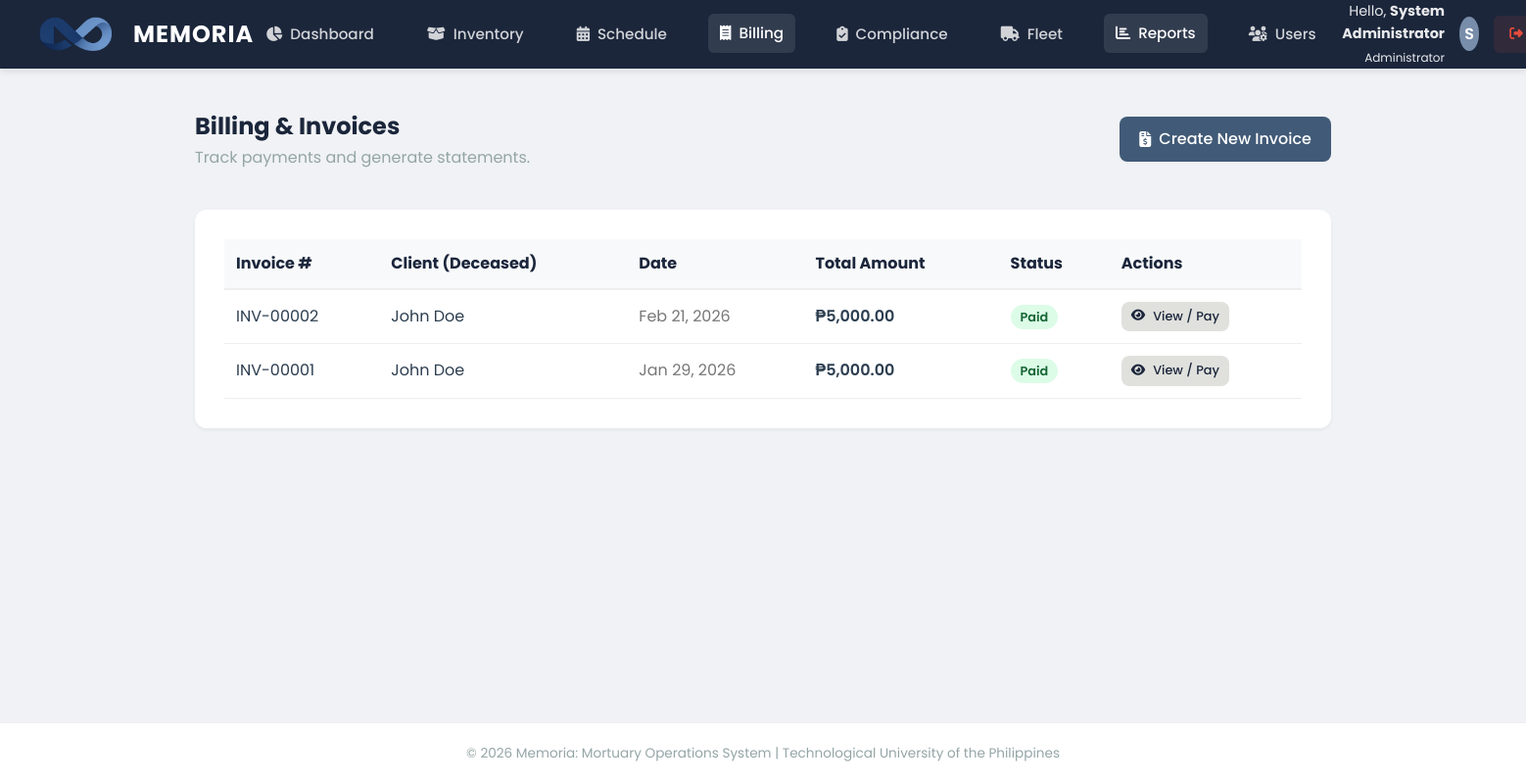
/modules/billing/reports.php (signed in), run on an earlier commit of the app's database.
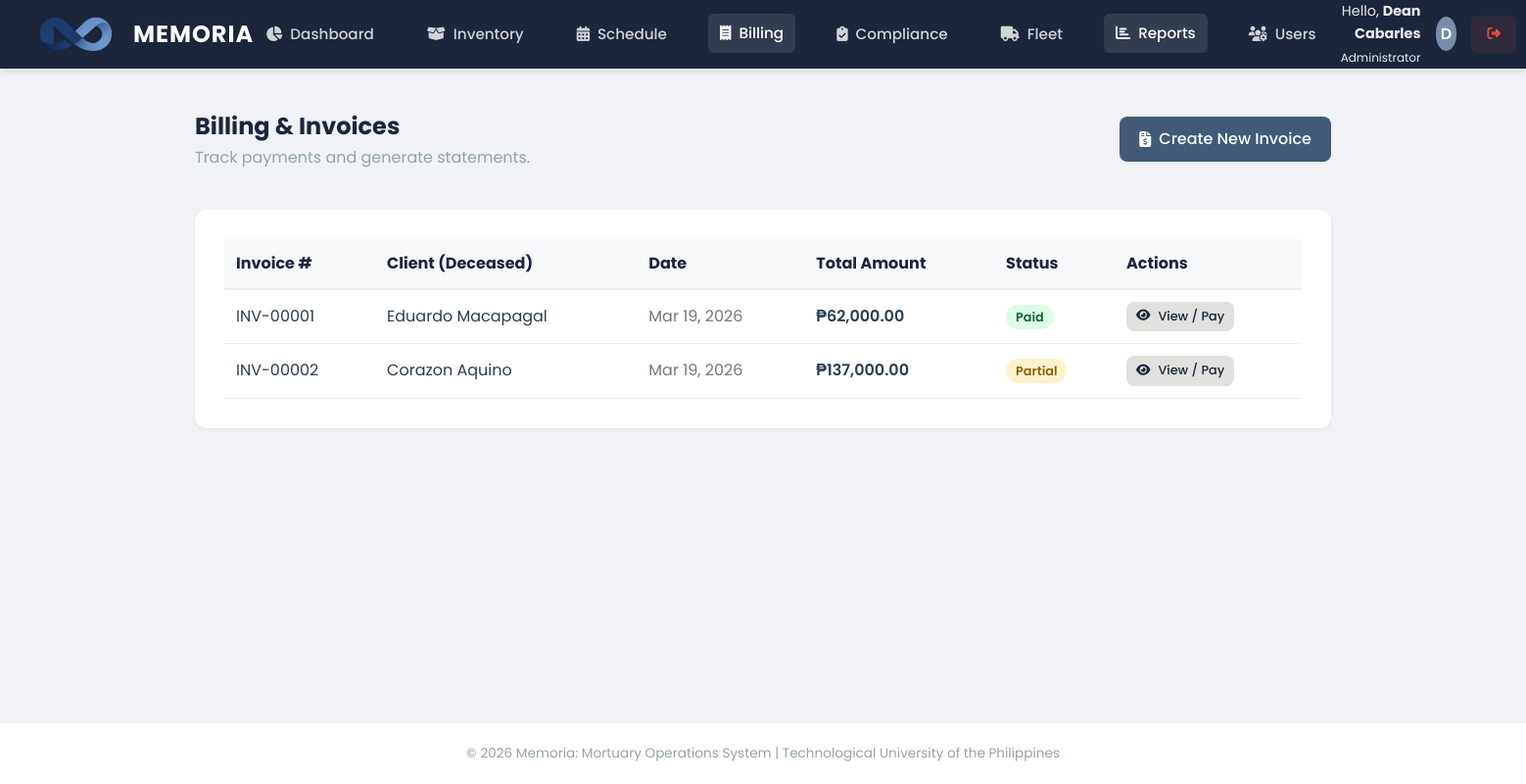
And on a later commit of the database.
### tables this page shows
CREATE TABLE `invoices` (
  `id` int(11) NOT NULL,
  `reservation_id` int(11) NOT NULL,
  `total_amount` decimal(10,2) NOT NULL,
  `status` enum('Unpaid','Partial','Paid','Cancelled') DEFAULT 'Unpaid',
  `created_at` timestamp NOT NULL DEFAULT current_timestamp()
);

CREATE TABLE `reservations` (
  `id` int(11) NOT NULL,
  `chapel_name` varchar(50) NOT NULL,
  `deceased_name` varchar(100) NOT NULL,
  `start_date` datetime NOT NULL,
  `end_date` datetime NOT NULL,
  `reserved_by` int(11) DEFAULT NULL
);

### modules/billing/reports.php (the view, shortened to what the changed rows need)
<?php
include('../../includes/header.php');
?>
<div class="panel-header" style="border-bottom: none;">
    <div>
        <h1 style="font-size: 1.5rem; color: var(--deep-navy);">Billing & Invoices</h1>
    </div>
</div>
<div class="panel">
    <table style="width: 100%; border-collapse: collapse;">
        <thead>
            <tr style="background: #f8f9fa; text-align: left; color: var(--deep-navy);">
                <th style="padding: 12px; border-bottom: 2px solid #eee;">Invoice #</th>
                <th style="padding: 12px; border-bottom: 2px solid #eee;">Client (Deceased)</th>
                <th style="padding: 12px; border-bottom: 2px solid #eee;">Date</th>
                <th style="padding: 12px; border-bottom: 2px solid #eee;">Total Amount</th>
                <th style="padding: 12px; border-bottom: 2px solid #eee;">Status</th>
                <th style="padding: 12px; border-bottom: 2px solid #eee;">Actions</th>
            </tr>
        </thead>
        <tbody>
            <?php
            $query = "SELECT i.*, r.deceased_name
                      FROM invoices i
                      JOIN reservations r ON i.reservation_id = r.id
                      ORDER BY i.created_at DESC";
            $result = mysqli_query($conn, $query);
            if (mysqli_num_rows($result) > 0) {
                while ($row = mysqli_fetch_assoc($result)) {
                    $statusColor = '#fee2e2';
                    $statusText = '#991b1b';
                    if ($row['status'] == 'Paid') {
                        $statusColor = '#dcfce7';
                        $statusText = '#166534';
                    } elseif ($row['status'] == 'Partial') {
                        $statusColor = '#fff3cd';
                        $statusText = '#856404';
                    } else if ($row['status'] == 'Cancelled') {
                        $statusColor = '#e2e3e5';
                        $statusText = '#383d41';
                    }
                    echo "<tr>
                        <td style='padding: 12px; border-bottom: 1px solid #eee;'>INV-" . str_pad($row['id'], 5, '0', STR_PAD_LEFT) . "</td>
                        <td style='padding: 12px; border-bottom: 1px solid #eee;'>{$row['deceased_name']}</td>
                        <td style='padding: 12px; border-bottom: 1px solid #eee; color: #777;'>" . date('M d, Y', strtotime($row['created_at'])) . "</td>
                        <td style='padding: 12px; border-bottom: 1px solid #eee; font-weight: 600;'>₱" . number_format($row['total_amount'], 2) . "</td>
                        <td style='padding: 12px; border-bottom: 1px solid #eee;'>
                            <span style='background: $statusColor; color: $statusText; padding: 4px 10px; border-radius: 20px; font-size: 0.8rem; font-weight: 600;'>{$row['status']}</span>
                        </td>
                        <td style='padding: 12px; border-bottom: 1px solid #eee;'>
                            <a href='view_invoice.php?id={$row['id']}' class='btn' style='background: var(--cloud-gray); color: var(--deep-navy); padding: 5px 10px; font-size: 0.8rem;'>
                                <i class='fas fa-eye'></i> View / Pay
                            </a>
                        </td>
                    </tr>";
                }
            } else {
                echo "<tr><td colspan='6' style='padding: 20px; text-align: center; color: #777;'>No invoices found.</td></tr>";
            }
            ?>
        </tbody>
    </table>
</div>
<?php include('../../includes/footer.php'); ?>

### includes/header.php (shortened to what the changed rows need)
<!DOCTYPE html>
<html lang="en">
<head>
    <link rel="stylesheet" href="<?php echo BASE_URL; ?>assets/css/style.css">
    <link rel="stylesheet" href="https://cdnjs.cloudflare.com/ajax/libs/font-awesome/6.4.0/css/all.min.css">
</head>
<body>
<header class="main-header">
    <div class="user-profile">
        <?php if (isset($_SESSION['user_id'])): ?>
            <span style="text-align: right; font-size: 0.9rem; opacity: 0.9;">Hello, <strong><?php echo htmlspecialchars($_SESSION['full_name']); ?></strong><br><small><?php echo $_SESSION['role']; ?></small></span>
            <div class="user-avatar"><?php echo strtoupper(substr($_SESSION['full_name'], 0, 1)); ?></div>
            <a href="<?php echo BASE_URL; ?>auth/logout.php" class="logout-btn"><i class="fas fa-sign-out-alt"></i></a>
        <?php else: ?>
            <a href="<?php echo BASE_URL; ?>auth/login.php" class="btn btn-primary"><i class="fas fa-sign-in-alt"></i> Staff Login</a>
        <?php endif; ?>
    </div>
</header>
<main class="container">

What changed in the data, as far as the page shows it:
changed invoices "Paid": reservation.deceased_name "John Doe" → "Eduardo Macapagal"; created_at "Jan 29, 2026" → "Mar 19, 2026"; total_amount "5,000.00" → "62,000.00"; moves up the list
changed invoices "00002": reservation.deceased_name "John Doe" → "Corazon Aquino"; created_at "Feb 21, 2026" → "Mar 19, 2026"; total_amount "5,000.00" → "137,000.00"; status "Paid" → "Partial"
Also different on the page:
$_SESSION['full_name']: "System Administrator" → "Dean Cabarles"
substr($_SESSION['full_name'], 0, 1): "S" → "D"
